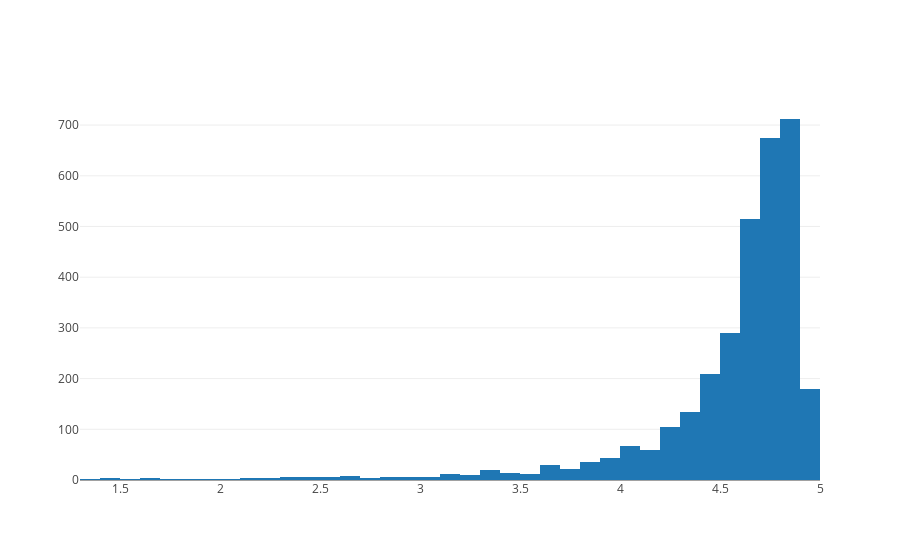

This figure's notebook cell:
### Markdown cell above
待改：
''Utilities and Game apps have the highest market prevelance.

''Social Networking, Photo & Viedo, Lifestyle and Business apps are also catching up.

### Code cell
data = [go.Histogram(
        x = df.Rating,
        xbins = {'start': 1, 'size': 0.1, 'end' :5}
)]

print('Average app rating = ', np.mean(df['Rating']))
plotly.offline.iplot(data, filename='overall_rating_distribution')

### Figure 1 — Plotly figure (JSON) as saved in the notebook; plotly's stock layout.template omitted (floating-point values rounded to 4 significant figures; data arrays with more than 128 entries replaced by an {"elided": "..."} marker saying what was removed)
{"data": [{"type": "histogram", "uid": "09b86c2b-c331-46c1-809c-f0858916bbc7", "x": {"elided": "3208 float values"}, "xbins": {"end": 5, "size": 0.1, "start": 1}}], "layout": {}}
